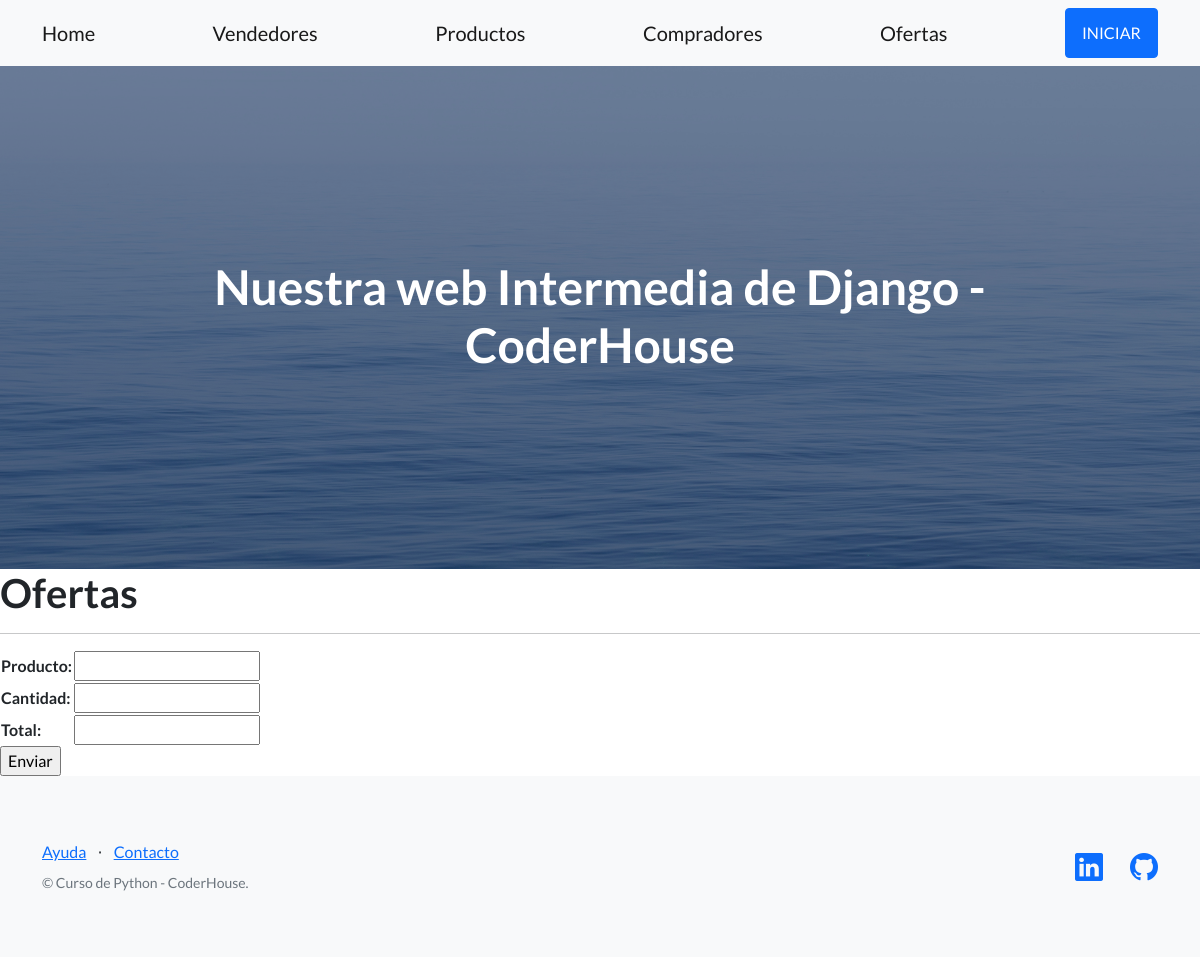
/ofertas/, run on an earlier commit of the app's database.
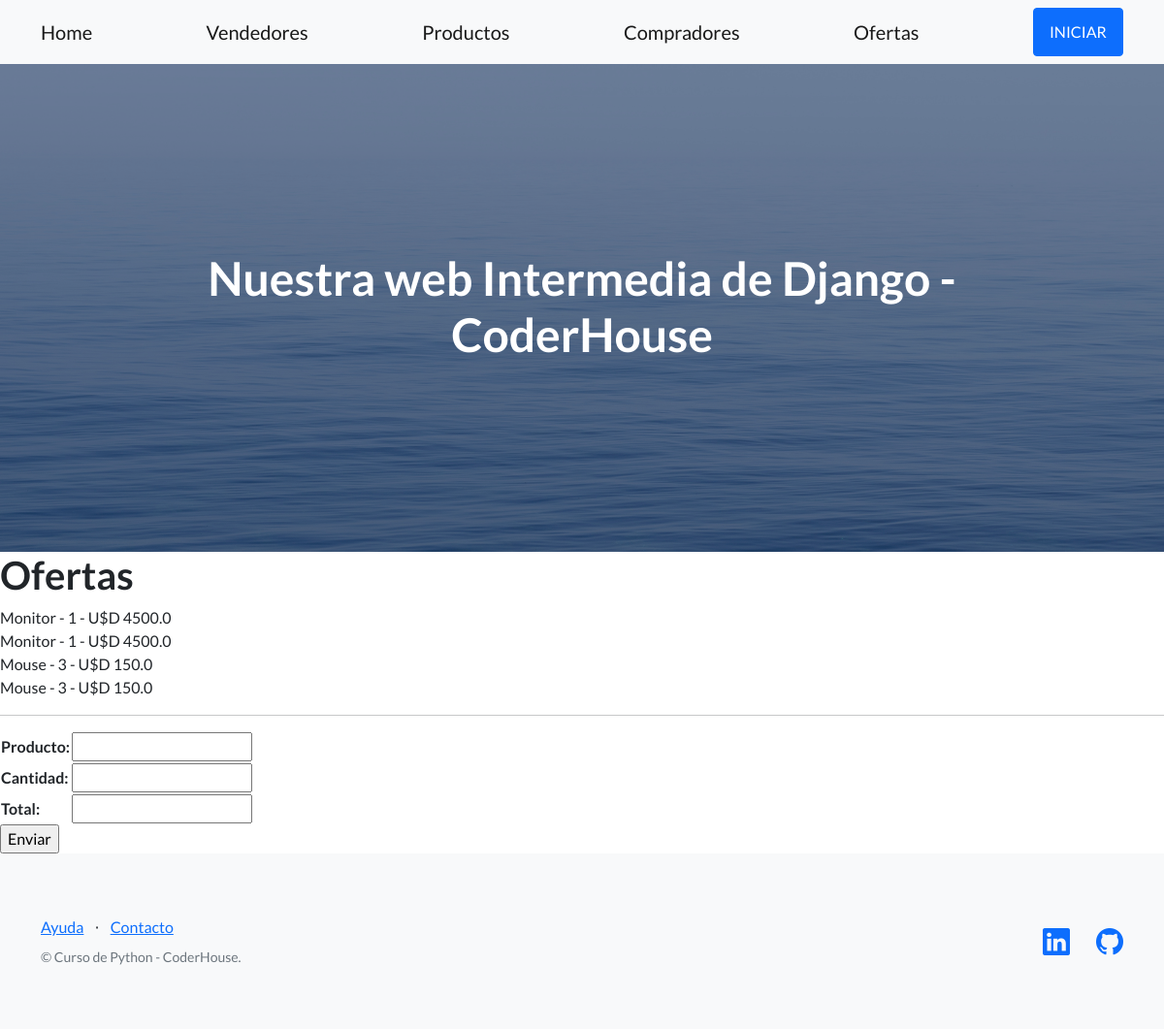
And on a later commit of the database.
### app/models.py (models this page shows)
class Oferta(models.Model):
    producto = models.CharField(max_length=50)
    cantidad = models.IntegerField()
    total = models.FloatField()

### app/views.py (the view)
# urls.py: path('ofertas/', ofertas, name="ofertas"),
def ofertas(request):
      ofertas = Oferta.objects.all()
      if request.method == 'POST':
            formulario = OfertaFormulario(request.POST)
            if formulario.is_valid():
                  informacion = formulario.cleaned_data
                  oferta = Oferta (producto=informacion['producto'], cantidad=informacion['cantidad'], total=informacion['total'])
                  oferta.save()
                  formulario= OfertaFormulario()
                  return render(request, "app/ofertas.html", {"formulario":formulario, "ofertas":ofertas})
      else:
            formulario= OfertaFormulario() #Formulario vacio para construir el html
      return render(request, "app/ofertas.html", {"formulario":formulario, "ofertas":ofertas})

### app/forms.py
class OfertaFormulario(forms.Form):
    producto = forms.CharField(max_length=50)
    cantidad = forms.IntegerField()
    total = forms.FloatField()

### app/templates/app/ofertas.html (shortened to what this page needs)
{% extends "app/padre.html" %}
{% load static %}
{% block contenidoQueCambia %}
    <h1>Ofertas</h1>
    {% for oferta in ofertas %}
    {{oferta.producto}} - {{oferta.cantidad}} - U$D {{oferta.total}}<br>
    {% endfor %}
    <hr>
    <form action="{% url 'ofertas' %}" method="POST">
        <table>
            {{ formulario.as_table }}
        </table>
        <input type="submit", value="Enviar">
    </form>
{% endblock %}

What changed in the data, as far as the page shows it:
added Oferta: producto "Monitor", cantidad "1", total "4500.0"
added Oferta: producto "Monitor", cantidad "1", total "4500.0"
added Oferta: producto "Mouse", cantidad "3", total "150.0"
added Oferta: producto "Mouse", cantidad "3", total "150.0"
